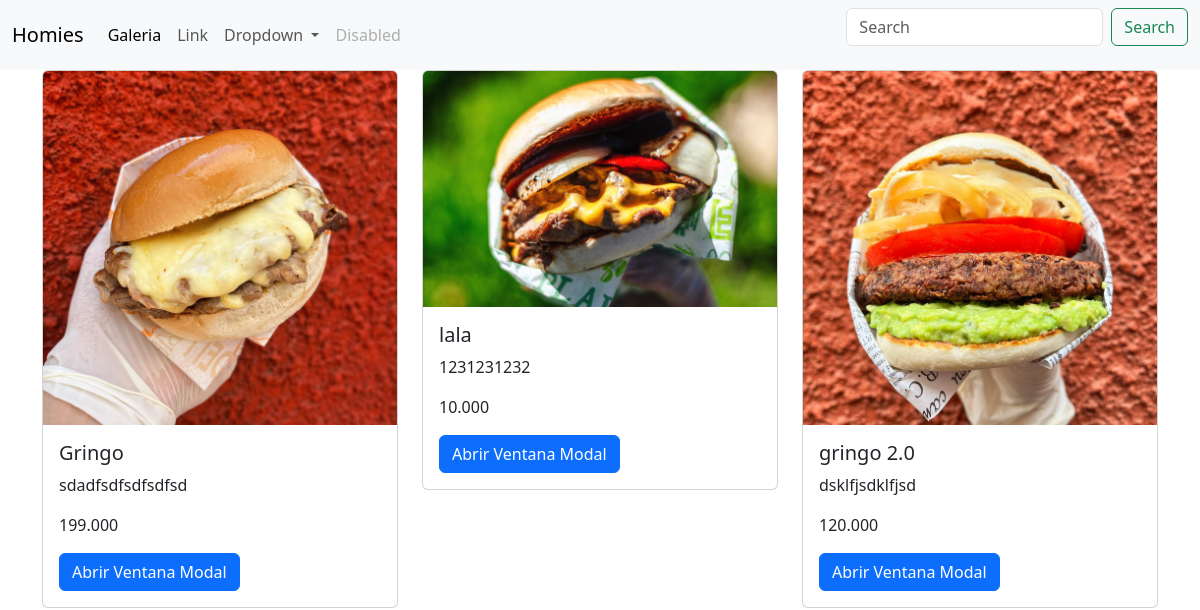
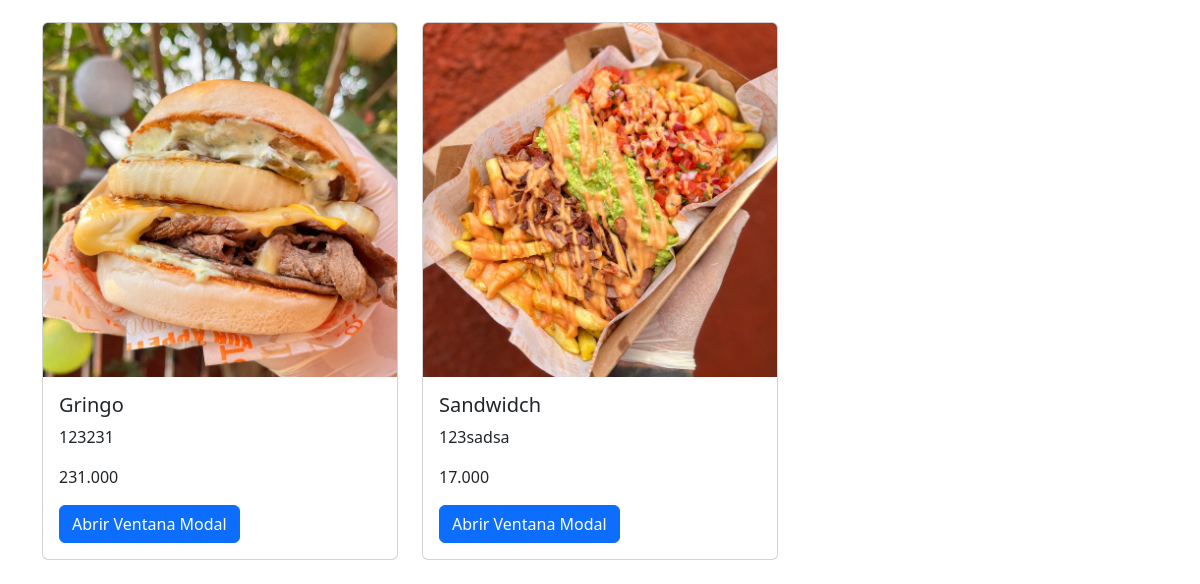
The app's page /, older data (2 pictures, top to bottom).
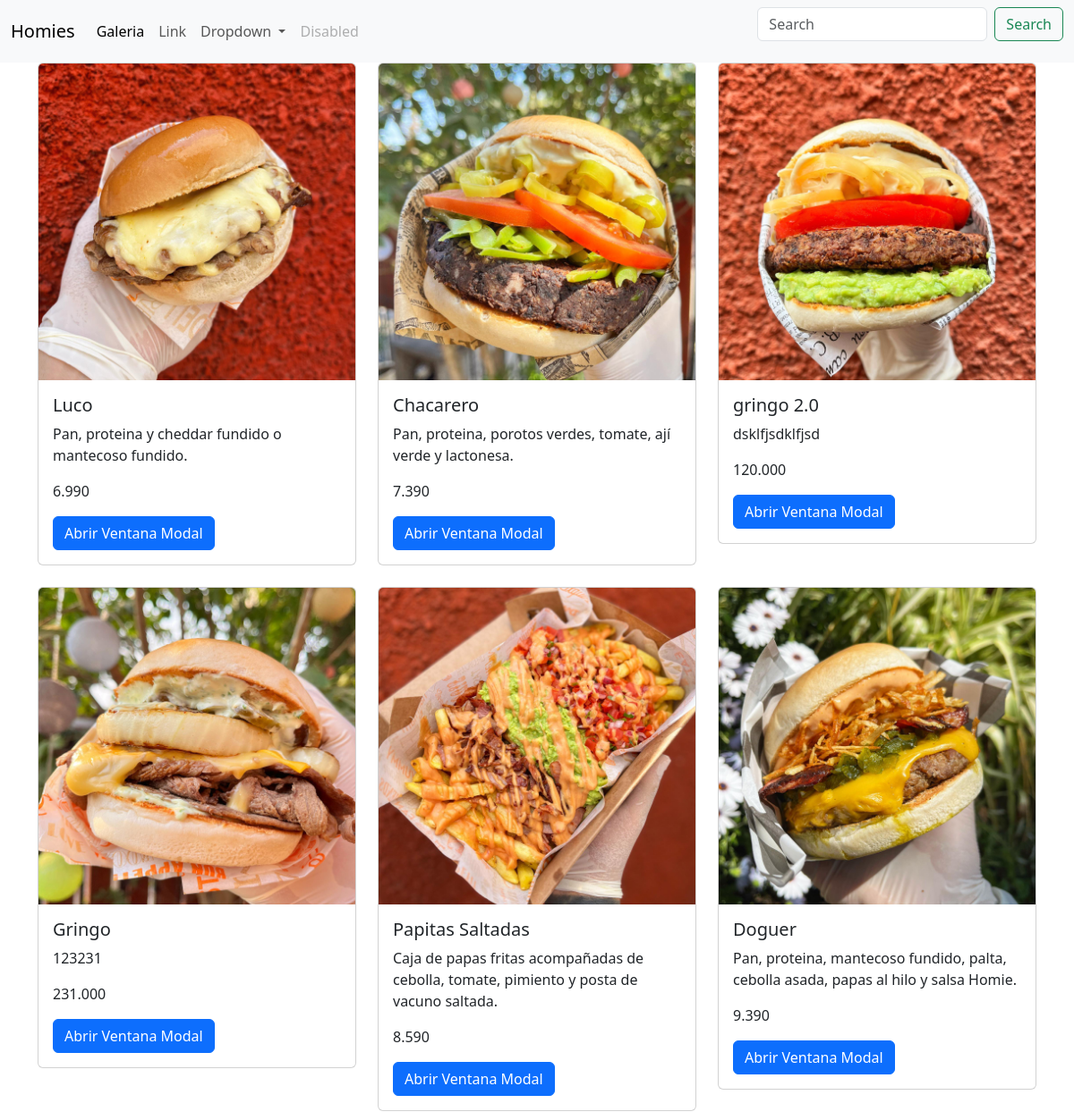
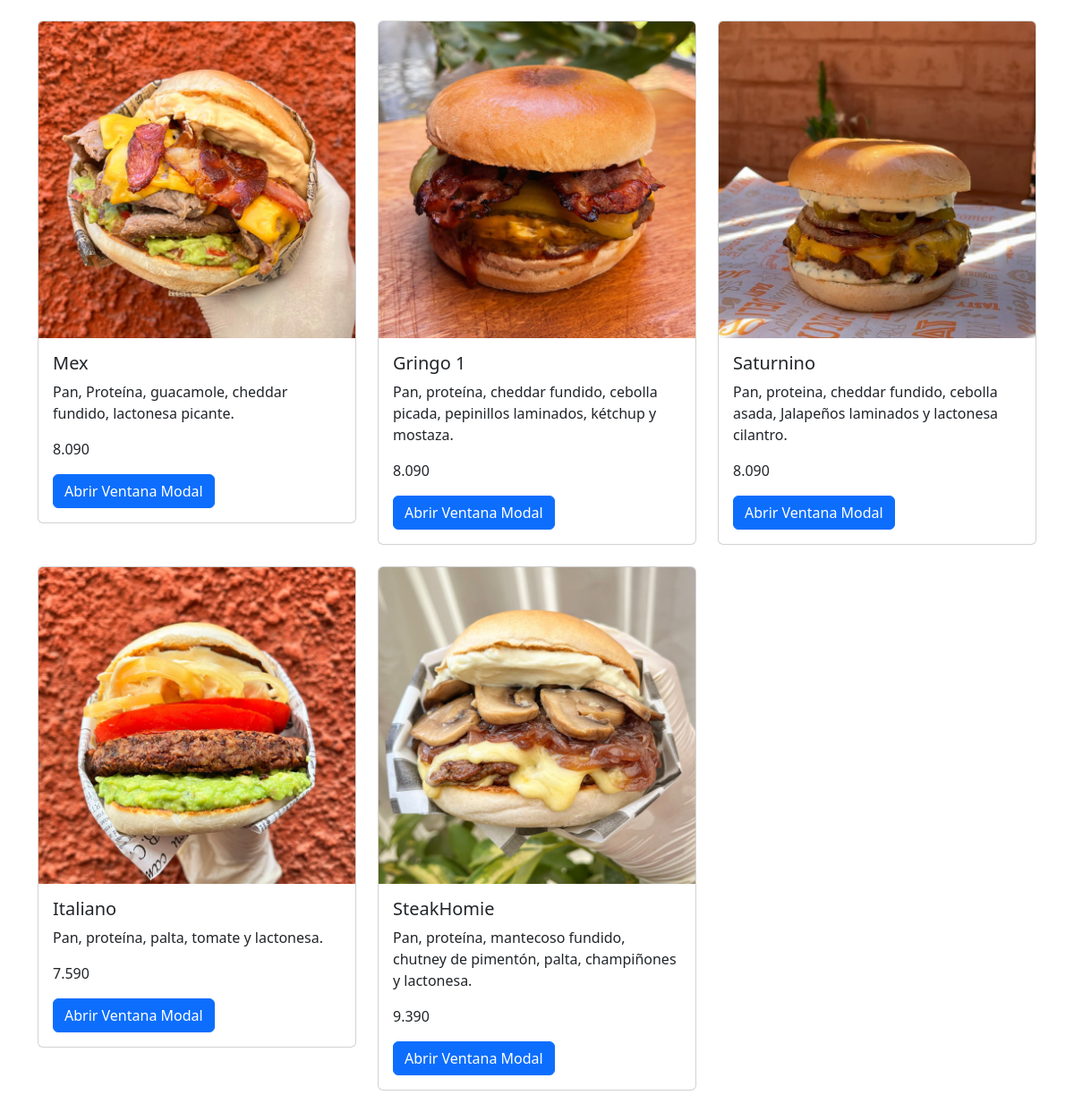
The same page, newer data (2 pictures, top to bottom).
### app/models.py (models this page shows, shortened)
class Producto(models.Model):
    nombre = models.CharField(max_length=200)
    descripcion = models.TextField()
    precio = models.DecimalField(max_digits=6, decimal_places=3)
    stock = models.IntegerField()
    fecha_creacion = models.DateTimeField(auto_now_add=True)
    categoria = models.ForeignKey(Categoria, on_delete=models.CASCADE)
    imagen = models.ImageField(upload_to="productos", null=True)
    cantidad = models.IntegerField(default=0)
    comentario = models.CharField(max_length=100,default="")
    SIMPLE = 'Simple'
    DOBLE = 'Doble'
    OPCIONES_HAMBURGUESA = [
        (SIMPLE, 'Hamburguesa Simple'),
        (DOBLE, 'Hamburguesa Doble'),
    ]
    tipo_hamburguesa = models.CharField(
        max_length=10,
        choices=OPCIONES_HAMBURGUESA,
        default=SIMPLE,
    )

### app/views.py (the view)
# urls.py: path('', home , name="home"),
def home(request):
    productos = Producto.objects.all()
    if request.method == 'POST':
        form = ProductoForm(request.POST)
        if form.is_valid():
            form.save()
            return redirect('home')  # Redirige a la misma página después de agregar un producto
    else:
        form = ProductoForm()
    context = {'productos': productos, 'form': form}
    return render(request, 'app/home.html', context)

### app/forms.py
class ProductoForm(forms.ModelForm):
    class Meta:
        model = Producto
        fields = ['nombre', 'cantidad', 'precio', 'comentario', 'tipo_hamburguesa']

### app/templates/app/home.html (shortened to what this page needs)
{% extends 'app/base.html' %}
{% block content %}
    <div class="container">
        <div class="row">
          {% for producto in productos %}
            <div class="col-lg-4 col-md-6 col-sm-12 mb-4">
              <div class="card">
                <img src="{{ producto.imagen.url }}" class="card-img-top custom-image" alt="{{ producto.nombre }}">
                <div class="card-body">
                  <h5 class="card-title">{{ producto.nombre }}</h5>
                  <p class="card-text">{{ producto.descripcion }}</p>
                  <p class="card-text">{{ producto.precio }}</p>
<button type="button" class="btn btn-primary" data-bs-toggle="modal" data-bs-target="#myModal">
  Abrir Ventana Modal
</button>
</div>
</div>
</div>
{% endfor %}
</div>
</div>
{% endblock %}

### app/templates/app/base.html (shortened to what this page needs)
{% load bootstrap5 %}
{% bootstrap_css %}
<nav class="navbar navbar-expand-lg navbar-light bg-light">
    <div class="container-fluid">
      <a class="navbar-brand" href="{% url 'home' %}">Homies</a>
      <div class="collapse navbar-collapse" id="navbarSupportedContent">
        <ul class="navbar-nav me-auto mb-2 mb-lg-0">
          <li class="nav-item">
            <a class="nav-link active" aria-current="page" href="{% url 'galeria' %}">Galeria</a>
          </li>
          <li class="nav-item">
            <a class="nav-link" href="#">Link</a>
          </li>
          <li class="nav-item dropdown">
            <a class="nav-link dropdown-toggle" href="#" id="navbarDropdown" role="button" data-bs-toggle="dropdown" aria-expanded="false">
              Dropdown
            </a>
          </li>
          <li class="nav-item">
            <a class="nav-link disabled" href="#" tabindex="-1" aria-disabled="true">Disabled</a>
          </li>
        </ul>
        <form class="d-flex">
          <input class="form-control me-2" type="search" placeholder="Search" aria-label="Search">
          <button class="btn btn-outline-success" type="submit">Search</button>
        </form>
      </div>
    </div>
  </nav>
  {% block content %}{% endblock %}

Row changes from the older to the newer data that the page shows:
changed Producto: nombre "Gringo" → "Luco"; descripcion "sdadfsdfsdfsdfsd" → "Pan, proteina y cheddar fundido o mantecoso fundido."; precio "199.000" → "6.990"
changed Producto: imagen: a different picture; nombre "lala" → "Chacarero"; descripcion "1231231232" → "Pan, proteina, porotos verdes, tomate, ají verde y lactonesa."; precio "10.000" → "7.390"
changed Producto: nombre "Sandwidch" → "Papitas Saltadas"; descripcion "123sadsa" → "Caja de papas fritas acompañadas de cebolla, tomate, pimiento y posta de vacuno saltada."; precio "17.000" → "8.590"
added Producto: imagen (picture), nombre "Doguer", descripcion "Pan, proteina, mantecoso fundido, palta, cebolla asada, papas al hilo y salsa Homie.", precio "9.390"
added Producto: imagen (picture), nombre "Mex", descripcion "Pan, Proteína, guacamole, cheddar fundido, lactonesa picante.", precio "8.090"
added Producto: imagen (picture), nombre "Gringo 1", descripcion "Pan, proteína, cheddar fundido, cebolla picada, pepinillos laminados, kétchup y mostaza.", precio "8.090"
added Producto: imagen (picture), nombre "Saturnino", descripcion "Pan, proteina, cheddar fundido, cebolla asada, Jalapeños laminados y lactonesa cilantro.", precio "8.090"
added Producto: imagen (picture), nombre "Italiano", descripcion "Pan, proteína, palta, tomate y lactonesa.", precio "7.590"
added Producto: imagen (picture), nombre "SteakHomie", descripcion "Pan, proteína, mantecoso fundido, chutney de pimentón, palta, champiñones y lactonesa.", precio "9.390"
